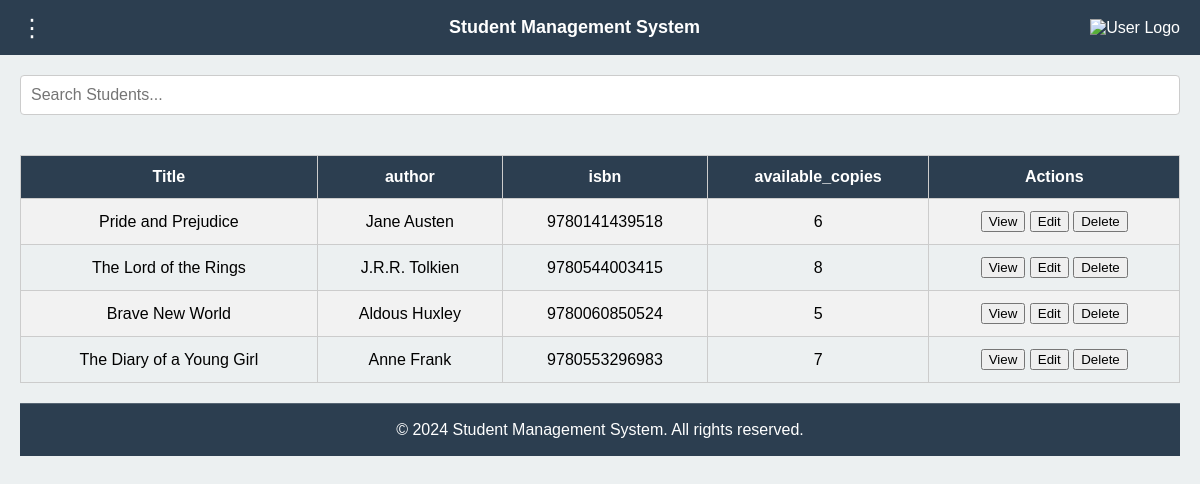
The page /library on the database its author committed.
### myapp/models.py (models this page shows, shortened)
class Librarymodel(models.Model):
    title = models.CharField(max_length=100)
    author = models.CharField(max_length=100)
    isbn = models.CharField(max_length=13)
    available_copies = models.IntegerField()

### myproject/views.py (the view)
# urls.py: path('library', library, name='library'),
def library(req):
    students = Librarymodel.objects.all()
    return render(req, 'list/library.html', {'students': students})

### template/List/library.html
{% extends 'index.html' %}
{% block body %}
<table>
    <thead>
        <tr>
            <th>Title</th>
            <th>author</th>
            <th>isbn</th>
            <th>available_copies</th>
            <th>Actions</th>
        </tr>
    </thead>
    <tbody id="studentTable">
        <tr>
            {% for student in students %}
            <tr>
                <td>{{ student.title }}</td>
                <td>{{ student.author }}</td>
                <td>{{ student.isbn }}</td>
                <td>{{ student.available_copies }}</td>
            <td>
                <button onclick="viewStudent(1)">View</button>
                <button onclick="editStudent(1)">Edit</button>
                <button onclick="deleteStudent(1)">Delete</button>
            </td>
            {% endfor %}
        </tr>
    </tbody>
</table>
{% endblock body %}

### template/index.html (style rules this page uses)
* { box-sizing: border-box; }
body { font-family: Arial, sans-serif; margin: 0; display: flex; flex-direction: column; height: 100vh; background-color: #f4f4f4; }
table { width: 100%; border-collapse: collapse; margin: 20px 0; }
th, td { padding: 12px; text-align: center; border: 1px solid #ccc; }
th { background-color: #2c3e50; color: #ffffff; }
tr:nth-child(even) { background-color: #f2f2f2; }

### rows shown on the page
Librarymodel: title "Pride and Prejudice", author "Jane Austen", isbn "9780141439518", available_copies "6"
Librarymodel: title "The Lord of the Rings", author "J.R.R. Tolkien", isbn "9780544003415", available_copies "8"
Librarymodel: title "Brave New World", author "Aldous Huxley", isbn "9780060850524", available_copies "5"
Librarymodel: title "The Diary of a Young Girl", author "Anne Frank", isbn "9780553296983", available_copies "7"
